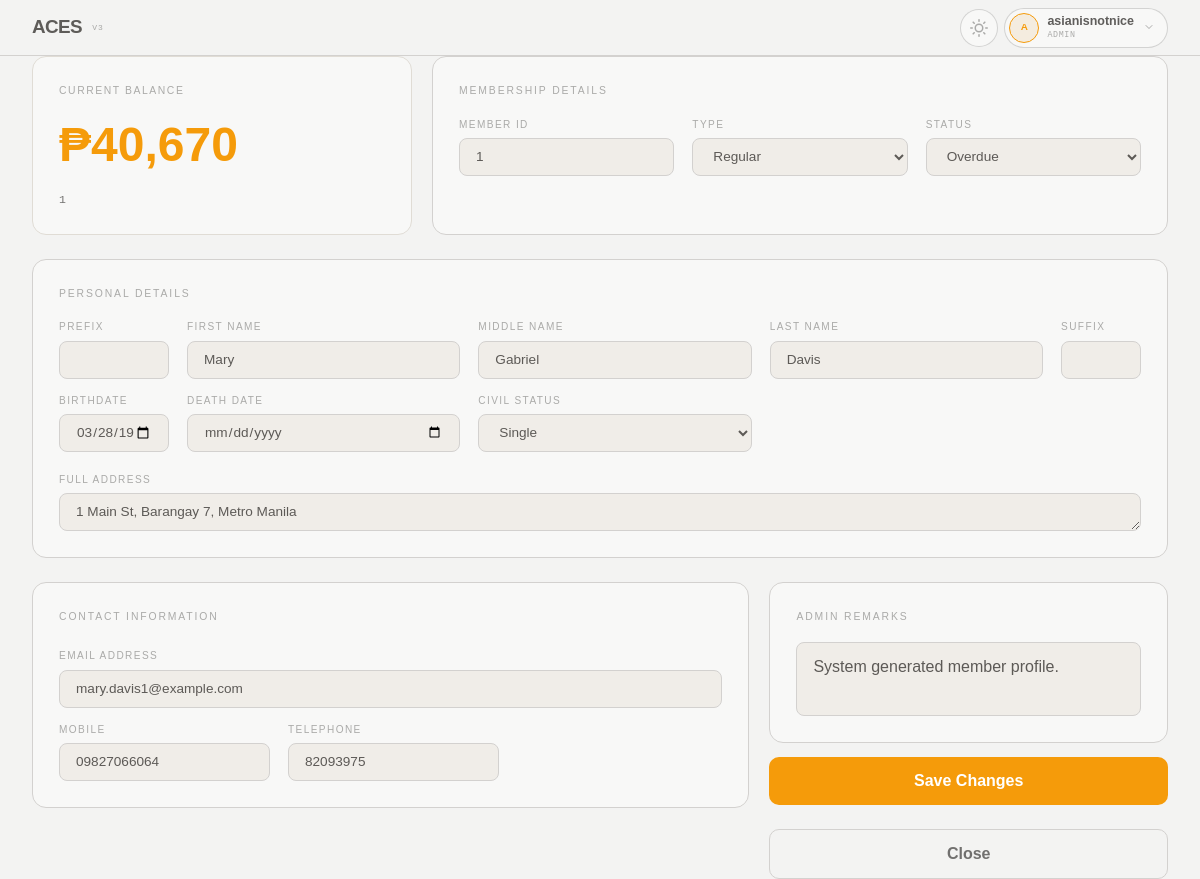
Page /index.php?page=member_view&member_id=1 (signed in) on the committed database.
### tables this page shows
CREATE TABLE `members` (
  `id` int(11) NOT NULL,
  `member_id` int(11) DEFAULT NULL,
  `membership_type` varchar(50) DEFAULT NULL,
  `username` varchar(50) DEFAULT NULL,
  `password` varchar(255) DEFAULT NULL,
  `first_name` varchar(100) DEFAULT NULL,
  `middle_name` varchar(100) DEFAULT NULL,
  `last_name` varchar(100) DEFAULT NULL,
  `email` varchar(150) DEFAULT NULL,
  `profile_picture` varchar(255) DEFAULT NULL,
  `prefix` varchar(20) DEFAULT NULL,
  `suffix` varchar(20) DEFAULT NULL,
  `birthdate` date DEFAULT NULL,
  `death_date` date DEFAULT NULL,
  `approval_date` datetime DEFAULT NULL,
  `balance` decimal(10,2) DEFAULT 0.00,
  `is_mgs` tinyint(1) DEFAULT 0,
  `remarks` text DEFAULT NULL,
  `role_id` int(11) DEFAULT NULL,
  `phone_number` varchar(20) DEFAULT NULL,
  `telephone_number` varchar(20) DEFAULT NULL,
  `civil_status` varchar(20) DEFAULT NULL,
  `address` text DEFAULT NULL,
  `status` enum('Active','Deceased','Delisted','On-Hold','Overdue','Under Litigation') NOT NULL DEFAULT 'Active'
);

### core/auth.php (called while the page is built, shortened)
<?php
require_once __DIR__ . '/db.php';
class Auth
{
    public function __construct()
    {
        $database = new DB();
    }
    public function isLoggedIn()
    {
        return isset($_SESSION['user_id']);
    }
    public function getRole()
    {
        return $_SESSION['role'] ?? null;
    }
}

### core/db.php (called while the page is built, shortened)
<?php
class DB {
    private $host = "localhost";
    private $name = "aces_db";
    private $user = "root";
    private $pass = "";
    public function connect() {
        $this->conn = null;
        try {
            $this->conn = new PDO("mysql:host=" . $this->host . ";dbname=" . $this->name, $this->user, $this->pass);
            $this->conn->setAttribute(PDO::ATTR_ERRMODE, PDO::ERRMODE_EXCEPTION);
        } catch(PDOException $e) {
            echo "Connection Error: " . $e->getMessage();
        }
        return $this->conn;
    }
}

### views/auth/admin/member_view.php (the view, shortened to what this page needs)
<?php
require_once 'core/db.php';
$db = (new DB())->connect();
$targetId = isset($_GET['member_id']) ? (int)$_GET['member_id'] : 0;
$stmt = $db->prepare("SELECT * FROM members WHERE id = ?");
$stmt->execute([$targetId]);
$m = $stmt->fetch(PDO::FETCH_ASSOC);
?>
<div class="pg-centered">
    <div class="mvw pg">
        <div class="mv-grid mv-grid--top">
            <div class="mv-card mv-card--balance">
                <div class="mv-bl">Current Balance</div>
                <div class="mv-balance">₱<?= number_format($m['balance'] ?? 0) ?></div>
                <div class="mv-id"><?= htmlspecialchars($m['member_id']) ?></div>
            </div>
            <div class="mv-card mv-card--membership">
                <div class="mv-ct">Membership Details</div>
                <div class="mv-form-grid">
                    <div class="mv-f">
                        <div class="mv-lbl">Member ID</div>
                        <input class="mv-input"
                            value="<?= htmlspecialchars($m['member_id']) ?>" readonly>
                    </div>
                    <div class="mv-f">
                        <div class="mv-lbl">Type</div>
                        <select class="mv-input">
                            <option><?= htmlspecialchars($m['membership_type']) ?></option>
                        </select>
                    </div>
                    <div class="mv-f">
                        <div class="mv-lbl">Status</div>
                        <select class="mv-input">
                            <option><?= htmlspecialchars($m['status']) ?></option>
                        </select>
                    </div>
                </div>
            </div>
        </div>
        <div class="mv-card mv-card--personal">
            <div class="mv-ct">Personal Details</div>
            <div class="mv-form-grid mv-form-grid--personal">
                <div class="mv-f">
                    <div class="mv-lbl">Prefix</div>
                    <input class="mv-input" value="<?= $m['prefix'] ?>">
                </div>
                <div class="mv-f">
                    <div class="mv-lbl">First Name</div>
                    <input class="mv-input" value="<?= $m['first_name'] ?>">
                </div>
                <div class="mv-f">
                    <div class="mv-lbl">Middle Name</div>
                    <input class="mv-input" value="<?= $m['middle_name'] ?>">
                </div>
                <div class="mv-f">
                    <div class="mv-lbl">Last Name</div>
                    <input class="mv-input" value="<?= $m['last_name'] ?>">
                </div>
                <div class="mv-f">
                    <div class="mv-lbl">Suffix</div>
                    <input class="mv-input" value="<?= $m['suffix'] ?>">
                </div>
                <div class="mv-f">
                    <div class="mv-lbl">Birthdate</div>
                    <input type="date" class="mv-input"
                        value="<?= $m['birthdate'] ?>">
                </div>
                <div class="mv-f">
                    <div class="mv-lbl">Death Date</div>
                    <input type="date" class="mv-input"
                        value="<?= $m['death_date'] ?>">
                </div>
                <div class="mv-f">
                    <div class="mv-lbl">Civil Status</div>
                    <select class="mv-input">
                        <option><?= $m['civil_status'] ?></option>
                    </select>
                </div>
                <div class="mv-f mv-f--full">
                    <div class="mv-lbl">Full Address</div>
                    <textarea class="mv-input"><?= $m['address'] ?></textarea>
                </div>
            </div>
        </div>
        <div class="mv-grid mv-grid--bottom">
            <div class="mv-card mv-card--contact">
                <div class="mv-ct">Contact Information</div>
                <div class="mv-form-grid">
                    <div class="mv-f mv-f--full">
                        <div class="mv-lbl">Email Address</div>
                        <input class="mv-input"
                            value="<?= $m['email'] ?>">
                    </div>
                    <div class="mv-f">
                        <div class="mv-lbl">Mobile</div>
                        <input class="mv-input"
                            value="<?= $m['phone_number'] ?>">
                    </div>
                    <div class="mv-f">
                        <div class="mv-lbl">Telephone</div>
                        <input class="mv-input"
                            value="<?= $m['telephone_number'] ?>">
                    </div>
                </div>
            </div>
            <div class="mv-right">
                <div class="mv-card mv-card--remarks">
                    <div class="mv-ct">Admin Remarks</div>
                    <textarea class="mv-remarks"><?= htmlspecialchars($m['remarks']) ?></textarea>
                </div>
                <div class="mv-btn-stack">
                    <button class="mv-btn mv-btn--save">Save Changes</button>
                    <button class="mv-btn mv-btn--close">Close</button>
                </div>
            </div>
        </div>
    </div>
</div>

### index.php (shortened to what this page needs)
<?php
require_once 'core/Auth.php';
require_once 'core/db.php';
$auth = new Auth();
?>
<!DOCTYPE html>
<html lang="en">
<head>
    <link rel="stylesheet" href="/acesv2/assets/css/variables.css">
    <link rel="stylesheet" href="/acesv2/assets/css/reset.css">
    <link rel="stylesheet" href="/acesv2/assets/css/main.css">
    <link rel="stylesheet" href="/acesv2/assets/css/member_view.css">
</head>
<body>
    <?php
    if (!$auth->isLoggedIn()) {
        include __DIR__ . '/views/auth/login.php';
    } else {
        $user = [
            'name' => $_SESSION['name'] ?? 'Admin',
            'role' => ucfirst($_SESSION['role'] ?? 'Unassigned'),
            'initials' => strtoupper(substr($_SESSION['name'] ?? 'A', 0, 1) . substr(strrchr($_SESSION['name'] ?? ' ', ' '), 1, 1))
        ];
        include __DIR__ . '/views/auth/partials/navbar.php';
        $role = $auth->getRole();
        $page = $_GET['page'] ?? 'dashboard';
        if ($role === 'admin') {
            switch ($page) {
                case 'member_view':
                    include __DIR__ . '/views/auth/admin/member_view.php';
                    break;
            }
        }
    }
    ?>
</body>
</html>

### views/auth/partials/navbar.php (shortened to what this page needs)
<nav class="c-navbar">
    <div class="c-navbar__brand">
        ACES<span>v3</span>
    </div>
    <div class="c-navbar__actions">
        <button id="theme-toggle" class="c-theme-toggle" aria-label="Toggle theme">
        </button>
        <div class="c-chip" id="user-chip">
    <?php if (!empty($_SESSION['avatar'])): ?>
        <img src="/acesv2/assets/img/uploads/<?= htmlspecialchars($_SESSION['avatar']) ?>"
             class="c-chip__avatar"
             alt="User Avatar"
             style="object-fit: cover; width: 32px; height: 32px; border-radius: 50%;">
    <?php else: ?>
        <div class="c-chip__avatar"><?= htmlspecialchars($user['initials']) ?></div>
    <?php endif; ?>
    <div class="c-chip__info">
        <span class="c-chip__name"><?= htmlspecialchars($user['name']) ?></span>
        <span class="c-chip__role"><?= htmlspecialchars($user['role']) ?></span>
    </div>
    <span class="c-chip__chevron">
        <svg width="12" height="12" viewBox="0 0 24 24" fill="none" stroke="currentColor" stroke-width="2" stroke-linecap="round" stroke-linejoin="round">
            <path d="M6 9l6 6 6-6" />
        </svg>
    </span>
</div>
    </div>
</nav>

### assets/css/variables.css (style rules this page uses)
:root { --bg: #f3f3f2; --surface: #f8f8f7; --raised: #f0ede8; --rim: #e0dcd5; --gold: #f59b0a; --gold-dim: rgba(217, 142, 22, 0.1); --text: #1c1a17b2; --t2: rgba(26, 25, 23, 0.6); --t3: rgba(26, 25, 23, 0.35); --border: rgba(211, 209, 207, 1.0); --border2: rgba(0, 0, 0, 0.15); --danger: #d93d3d; --ok: #27a858; --font-main: 'Poppins', sans-serif; --font-heading: 'Syne', sans-serif; --font-mono: 'IBM Plex Mono', monospace; --status-active: #166534; --status-deceased: #4b5563; --status-delisted: #991b1b; --status-hold: #1e40af; --status-overdue: #92400e; --status-litigation: #6b21a8; }

### assets/css/main.css (style rules this page uses)
html { transition: background-color 0.3s ease, color 0.3s ease; }
body { background-color: var(--bg); color: var(--text); }
.c-navbar { flex-shrink: 0; height: 56px; padding: 0 32px; display: flex; align-items: center; justify-content: space-between; background: var(--bg); border-bottom: 1px solid var(--border); position: relative; z-index: 50; }
.c-navbar__actions { display: flex; align-items: center; gap: 6px; }
.c-navbar__brand { font-family: var(--font-heading); font-size: 1.18rem; font-weight: 800; letter-spacing: -.03em; color: var(--text); }
.c-navbar__brand span { font-family: 'IBM Plex Mono', monospace; font-size: .5rem; letter-spacing: .14em; text-transform: uppercase; color: var(--t3); font-weight: 400; margin-left: 10px; vertical-align: middle; }
.c-theme-toggle { background: var(--surface); border: 1px solid var(--border2); border-radius: 50%; width: 38px; height: 38px; display: flex; align-items: center; justify-content: center; cursor: pointer; color: var(--t3); transition: all .2s ease; padding: 0; }
.c-theme-toggle svg { width: 18px; height: 18px; stroke-width: 2; fill: none; stroke: currentColor; stroke-linecap: round; stroke-linejoin: round; }
.c-chip { position: relative; display: flex; align-items: center; gap: 8px; padding: 4px 12px 4px 4px; background: var(--surface); border: 1px solid var(--border2); border-radius: 30px; cursor: pointer; user-select: none; transition: border-color .2s; }
.c-chip__avatar { width: 30px; height: 30px; border-radius: 50%; background: var(--gold-dim); border: 1px solid var(--gold); display: flex; align-items: center; justify-content: center; font-family: 'Syne', sans-serif; font-size: .62rem; font-weight: 800; color: var(--gold); flex-shrink: 0; }
.c-chip__info { display: flex; flex-direction: column; }
.c-chip__name { font-size: .78rem; font-weight: 600; color: var(--text); display: block; line-height: 1.2; }
.c-chip__role { font-family: 'IBM Plex Mono', monospace; font-size: .52rem; text-transform: uppercase; letter-spacing: .08em; color: var(--t3); display: block; }
.c-chip__chevron { color: var(--t3); margin-left: 1px; }

### rows in the picture
members: balance "40,670", member "1", membership_type "Regular", status "Overdue", first_name "Mary", middle_name "Gabriel", last_name "Davis", birthdate "03/28/1971", civil_status "Single", address "1 Main St, Barangay 7, Metro Manila", email "mary.davis1@example.com", phone_number "09827066064", telephone_number "82093975", remarks "System generated member profile."

### other values in the picture
$user['initials'] "A"
$user['name'] "asianisnotnice"
$user['role'] "ADMIN"
